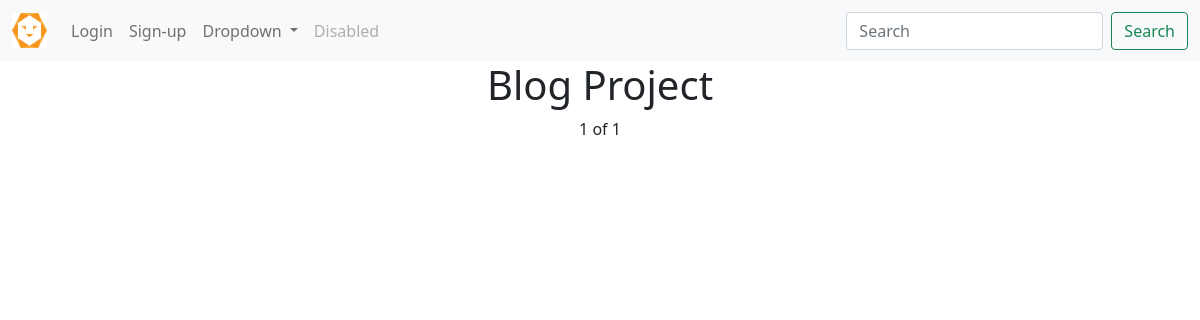
Before: / with the older database file.
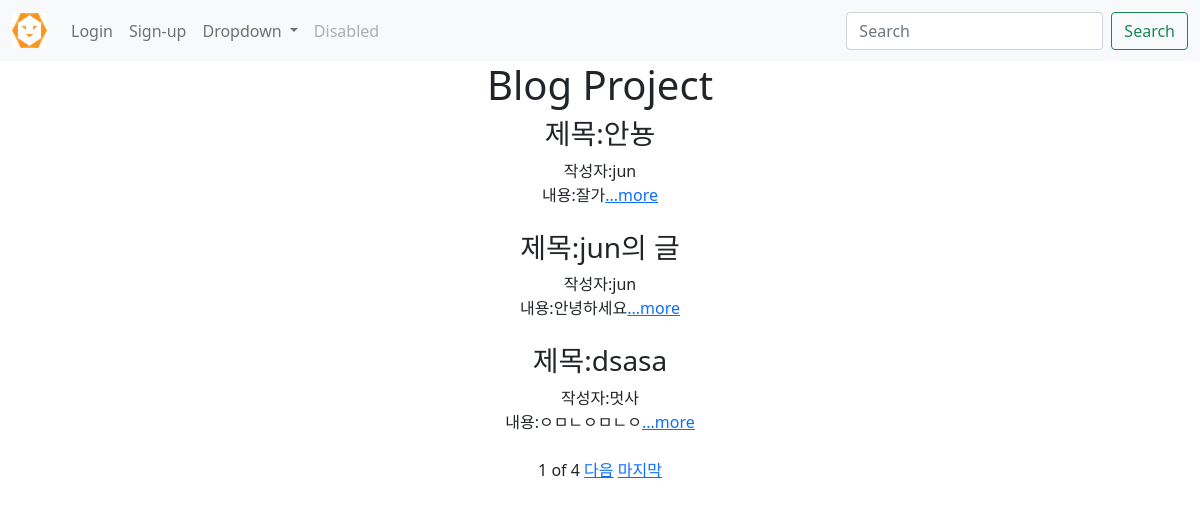
After: the same page with the newer database file.
### blog/models.py (models this page shows, shortened)
class Blog(models.Model):
    title = models.CharField(max_length=200)
    writer = models.CharField(max_length=10)
    pub_date= models.DateTimeField()
    body = models.TextField()
    image = models.ImageField(blank = True, null = True, upload_to = "blog/")
    def summary(self):
        return self.body[:100]

### blog/views.py (the view, shortened to what this page needs)
# urls.py: 2. Add a URL to urlpatterns:  path('', views.home, name='home')
def home(request):
    blogs = Blog.objects.order_by('-pub_date')
    paginator = Paginator(blogs,3)
    page = request.GET.get('page')
    blogs = paginator.get_page(page)
    search = request.GET.get('search')
    return render(request, 'home.html',{'blogs':blogs})

### blog/templates/home.html (shortened to what this page needs)
<!DOCTYPE html>
<html lang="en">
<head>
</head>
<body style="text-align: center;">
    {%extends 'base.html'%}
    {%block content%}
    <h1>Blog Project</h1>
    <div class="container">
        {% for blog in blogs%}
           <div>
            <h3>제목:{{ blog.title }}</h3>
            작성자:{{ blog.writer }}<br>
            내용:{{ blog.summary }}<a href="{%url 'detail' blog.id%}">...more</a><br><br>
           </div>
        {% endfor %}
    </div>
    <span>{{blogs.number}}</span>
    <span>of</span>
    <span>{{blogs.paginator.num_pages}}</span>
    {% if blogs.has_next %}
    <a href="?page={{blogs.next_page_number}}">다음</a>
    <a href="?page={{blogs.paginator.num_pages}}">마지막</a>
    {% endif %}
    {%endblock%}

### lionproject/templates/base.html (shortened to what this page needs)
<!DOCTYPE html>
<html lang="en">
<head>
    <link href="https://cdn.jsdelivr.net/npm/bootstrap@5.0.2/dist/css/bootstrap.min.css" rel="stylesheet">
</head>
<body>
    {% load static %}
    <nav class="navbar navbar-expand-lg navbar-light bg-light">
        <div class="container-fluid">
          <a class="navbar-brand" href="{% url 'home' %}"> <img src="{% static '832px-멋쟁이사자처럼_로고.png' %}" alt="" width="35" height="35"></a>
          <div class="collapse navbar-collapse" id="navbarSupportedContent">
            <ul class="navbar-nav me-auto mb-2 mb-lg-0">
              <li class="nav-item">
              {% if not user.is_authenticated %}
              <li class="nav-item">
                <a class="nav-link" href="{% url 'login' %}">Login</a>
              </li>
              <li class="nav-item">
                <a class="nav-link" href="{% url 'signup' %}">Sign-up</a>
              </li>
              {% endif %}
              <li class="nav-item dropdown">
                <a class="nav-link dropdown-toggle" href="#" id="navbarDropdown" role="button" data-bs-toggle="dropdown" aria-expanded="false">
                  Dropdown
                </a>
              </li>
              <li class="nav-item">
                <a class="nav-link disabled" href="#" tabindex="-1" aria-disabled="true">Disabled</a>
              </li>
            </ul>
            <form class="d-flex">
              <input class="form-control me-2" type="search" placeholder="Search" aria-label="Search">
              <button class="btn btn-outline-success" type="submit">Search</button>
            </form>
          </div>
        </div>
      </nav>
      <div class="container">
        {%block content%}
        {%endblock%}
      </div>
</body>
</html>

Changed rows visible on the page:
added Blog: title "안뇽", writer "jun", summary "잘가"
added Blog: title "jun의 글", writer "jun", summary "안녕하세요"
added Blog: title "dsasa", writer "멋사", summary "ㅇㅁㄴㅇㅁㄴㅇ"
Other visible differences:
{{ blogs.paginator.num_pages }}: "1" → "4"
text now shown: "다음 마지막"
